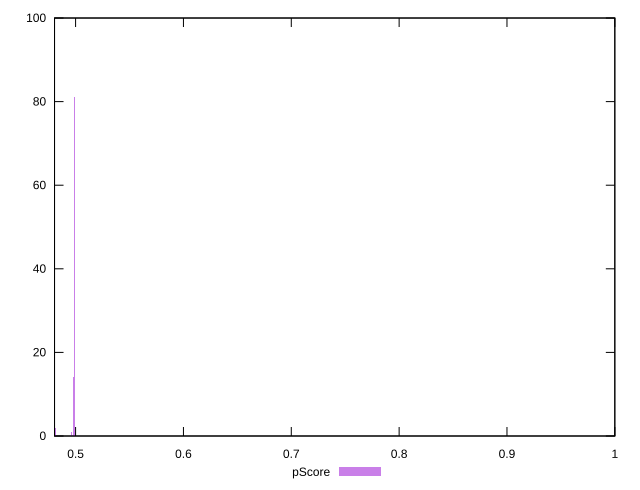

Generate this figure with gnuplot:
reset

$pScore <<EOF
1.000263561489105 1
0.49834877974368064 14
0.4992402802441166 81
0.4805187697349622 1
0.4965657787428088 1
0.4814102702353981 2
EOF

set key outside below
set boxwidth 0.0008915005004359225
set xrange [0.4804705882352941:1]
set yrange [0:100]
set trange [0:100]
set style fill transparent solid 0.5 noborder
set terminal svg size 640, 490 enhanced background rgb 'white'
set output "report_00016_2021-02-10T13-31-48.338Z/uses-rel-preload/samples/pages+cached/pScore/histogram.svg"

plot $pScore title "pScore" with boxes

reset
